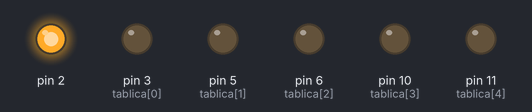
A sketch run on a simulated Arduino Uno, built with avr-gcc and run on an emulated ATmega328P. On the bench: output pins drawn as LEDs (lit = HIGH).

Above: at 0.15 s.
At 10.07 s:
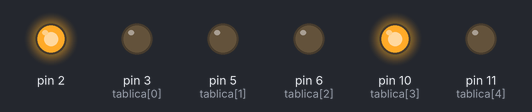
At 12.78 s:
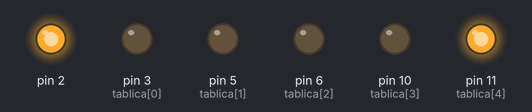
At 19.99 s:
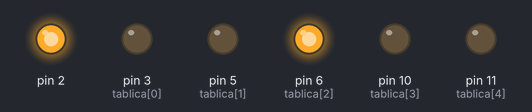
At 29.92 s:
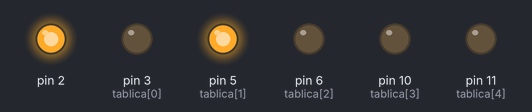
At 39.84 s:
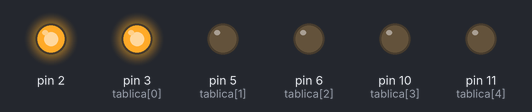
Timing chart, 0 to 40.0 s (numbered marks = the images above):
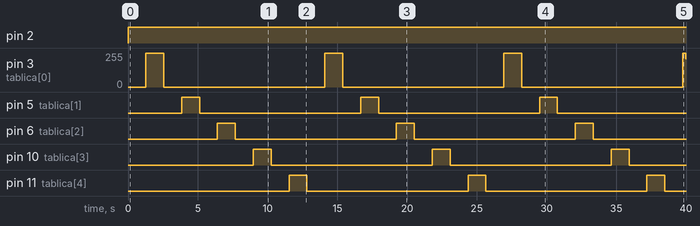

Measured:
- by itself, pin 2: LOW → HIGH at 0.00 s
- by itself, pin 5 (tablica[1]), pin 6 (tablica[2]), pin 10 (tablica[3]), pin 11 (tablica[4]): alternates HIGH for 1.3 s and LOW for 11.5 s
- by itself, pin 3 (tablica[0]): 0/255 → 255/255 at 1.3 s, → 0/255 1.3 s later, → 255/255 11.5 s later, → 0/255 1.3 s later, … (8 changes in this stretch)

The sketch:

sketch_feb04c.ino
```cpp
// stopniowe gaśnięcie diody

int d = 5;
int tablica[5] = {3,5,6,10,11};


void setup() {
	pinMode(2, OUTPUT);

	for (int z = 0; z < 5; z++) {
		pinMode(tablica[z], OUTPUT);
	}
}

void loop() {

	digitalWrite(2, HIGH);

	for ( int x = 0; x < 5; x++ ) {

		for (int a = 0; a < 256; a++ ) {
			analogWrite(tablica[x], a);
			delay(d);
		}

		for (int a = 255; a >= 0; a-- ) {
			analogWrite(tablica[x], a);
			delay(d);
		}
		delay(0);}

}
```
